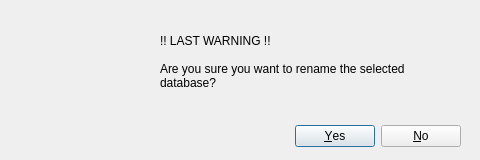
<?xml version="1.0" encoding="UTF-8"?>
<ui version="4.0">
 <class>Dialog</class>
 <widget class="QDialog" name="Dialog">
  <property name="geometry">
   <rect>
    <x>0</x>
    <y>0</y>
    <width>480</width>
    <height>160</height>
   </rect>
  </property>
  <property name="minimumSize">
   <size>
    <width>480</width>
    <height>160</height>
   </size>
  </property>
  <property name="maximumSize">
   <size>
    <width>480</width>
    <height>160</height>
   </size>
  </property>
  <property name="windowTitle">
   <string>Confirm Action!</string>
  </property>
  <property name="windowIcon">
   <iconset>
    <normaloff>icon.png</normaloff>icon.png</iconset>
  </property>
  <property name="sizeGripEnabled">
   <bool>false</bool>
  </property>
  <property name="modal">
   <bool>false</bool>
  </property>
  <widget class="QDialogButtonBox" name="buttonBox">
   <property name="geometry">
    <rect>
     <x>110</x>
     <y>120</y>
     <width>351</width>
     <height>32</height>
    </rect>
   </property>
   <property name="cursor">
    <cursorShape>PointingHandCursor</cursorShape>
   </property>
   <property name="focusPolicy">
    <enum>Qt::StrongFocus</enum>
   </property>
   <property name="orientation">
    <enum>Qt::Horizontal</enum>
   </property>
   <property name="standardButtons">
    <set>QDialogButtonBox::No|QDialogButtonBox::Yes</set>
   </property>
   <property name="centerButtons">
    <bool>false</bool>
   </property>
  </widget>
  <widget class="QLabel" name="label">
   <property name="geometry">
    <rect>
     <x>30</x>
     <y>30</y>
     <width>91</width>
     <height>91</height>
    </rect>
   </property>
   <property name="text">
    <string/>
   </property>
   <property name="pixmap">
    <pixmap>../PNG/warning.png</pixmap>
   </property>
   <property name="scaledContents">
    <bool>true</bool>
   </property>
  </widget>
  <widget class="QLabel" name="label_2">
   <property name="geometry">
    <rect>
     <x>160</x>
     <y>50</y>
     <width>261</width>
     <height>51</height>
    </rect>
   </property>
   <property name="styleSheet">
    <string notr="true">font: 63 italic 11pt &quot;Segoe UI Semibold&quot;;</string>
   </property>
   <property name="text">
    <string>Are you sure you want to rename the selected database?</string>
   </property>
   <property name="textFormat">
    <enum>Qt::PlainText</enum>
   </property>
   <property name="wordWrap">
    <bool>true</bool>
   </property>
  </widget>
  <widget class="QLabel" name="label_3">
   <property name="geometry">
    <rect>
     <x>160</x>
     <y>30</y>
     <width>221</width>
     <height>21</height>
    </rect>
   </property>
   <property name="styleSheet">
    <string notr="true">font: 75 12pt &quot;Terminal&quot;;</string>
   </property>
   <property name="text">
    <string>!! LAST WARNING !!</string>
   </property>
  </widget>
 </widget>
 <resources/>
 <connections>
  <connection>
   <sender>buttonBox</sender>
   <signal>accepted()</signal>
   <receiver>Dialog</receiver>
   <slot>accept()</slot>
   <hints>
    <hint type="sourcelabel">
     <x>248</x>
     <y>254</y>
    </hint>
    <hint type="destinationlabel">
     <x>157</x>
     <y>274</y>
    </hint>
   </hints>
  </connection>
  <connection>
   <sender>buttonBox</sender>
   <signal>rejected()</signal>
   <receiver>Dialog</receiver>
   <slot>reject()</slot>
   <hints>
    <hint type="sourcelabel">
     <x>316</x>
     <y>260</y>
    </hint>
    <hint type="destinationlabel">
     <x>286</x>
     <y>274</y>
    </hint>
   </hints>
  </connection>
 </connections>
</ui>
